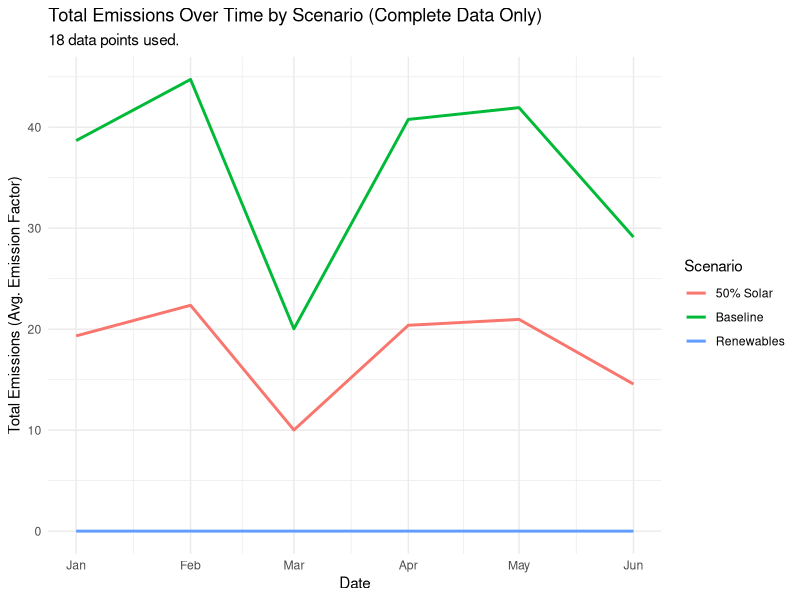
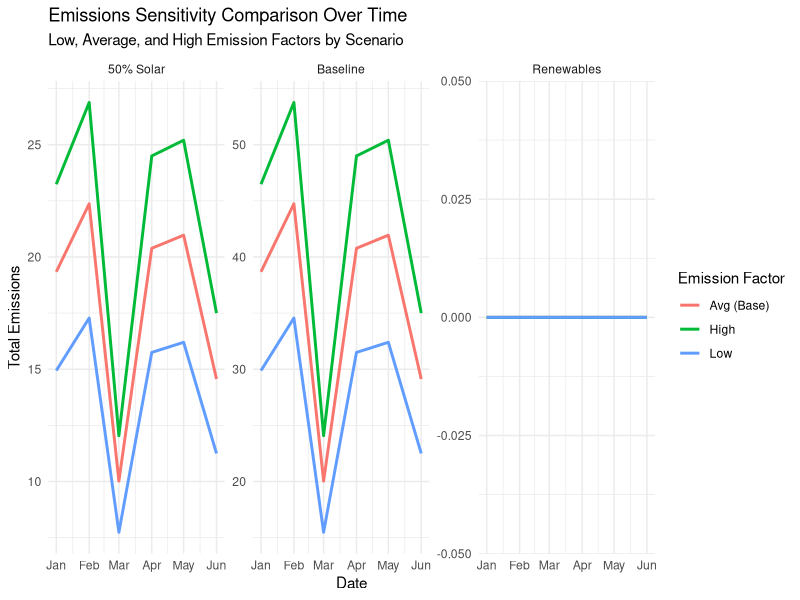
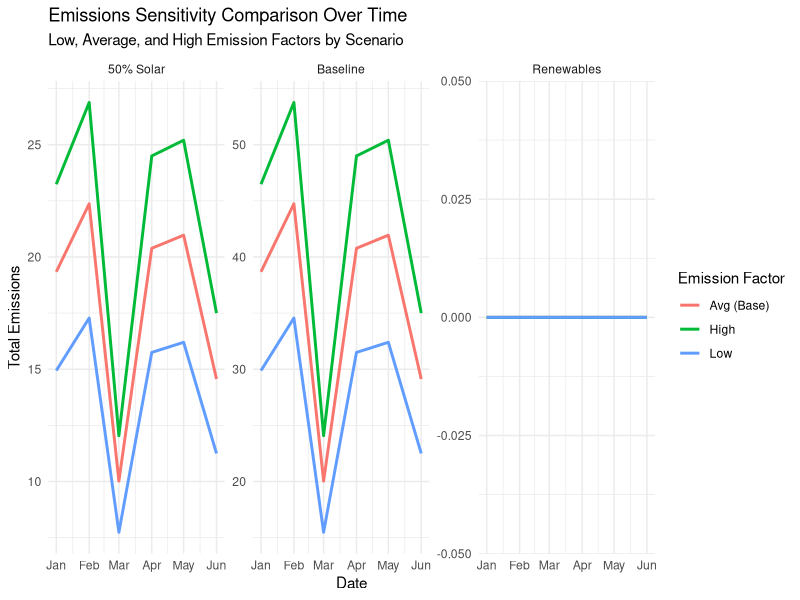

Source code (R) for these figures, in order:

library(tidyverse)
library(lubridate)


library(readr)
EnergyScenario_Sensitivity <- read_csv("CSVs/EnergyScenario_Sensitivity.csv")
View(EnergyScenario_Sensitivity)

show_col_types = FALSE ##Got rid of warning message!

# Clean and prepare the data
df_prepared <- EnergyScenario_Sensitivity %>%
  # 3a. Remove all rows that contain NA values in the columns we care about
  drop_na(Period, `Total Emissions AvgEF`, Scenario) %>% ##
  
  # 3b. Convert 'Period' to a proper date object (YYYY-MM-DD)
  mutate(
    Period = ymd(paste0(Period, "-01"))
  )

# --- DIAGNOSTIC STEP ---

print(glimpse(df_prepared))

# Create the line chart
emissions_plot <- ggplot(
  data = df_prepared,
  aes(
    # Set Period on the x-axis
    x = Period,
    # Set Total Emissions (AvgEF) on the y-axis
    y = `Total Emissions AvgEF`,
    # Use the Scenario to create different colored lines
    color = Scenario
  )
) +
  # Add the line geometry
  geom_line(linewidth = 1) +
  
  # Add informative labels
  labs(
    title = "Total Emissions Over Time by Scenario (Complete Data Only)",
    subtitle = paste0(nrow(df_prepared), " data points used."),
    x = "Date",
    y = "Total Emissions (Avg. Emission Factor)",
    color = "Scenario"
  ) +
  
  # Clean up the appearance
  theme_minimal()

# Display the plot
print(emissions_plot)



df_long <- df_prepared %>%
  # Use the pipe operator to start the pivot
  pivot_longer(
    # Select the three columns you want to combine into one
    cols = c(`Total Emissions LowEF`, `Total Emissions AvgEF`, `Total Emissions HighEF`),
    
    # Create a new column called 'Factor_Type' to store the original column names
    names_to = "Factor_Type",
    
    # Create a new column called 'Emissions' to store the numeric values
    values_to = "Emissions"
  )

print(head(df_long))

emissions_comparison_plot <- ggplot(
  data = df_long,
  aes(
    x = Period,
    y = Emissions,
    # Color the lines based on the new 'Factor_Type' column
    color = Factor_Type
  )
) +
  # Draw the lines
  geom_line(linewidth = 1) +
  
  # Separate the plot into panels, one for each 'Scenario'
  # 'scales = "free_y"' allows the y-axis to be different for each panel,
  # which helps visualize differences when values vary greatly.
  facet_wrap(~ Scenario, scales = "free_y") +
  
  # Add informative labels
  labs(
    title = "Emissions Sensitivity Comparison Over Time",
    subtitle = "Low, Average, and High Emission Factors by Scenario",
    x = "Date",
    y = "Total Emissions",
    color = "Emission Factor" # Relabel the legend title
  ) +
  
  # Apply a clean theme and improve the legend names
  theme_minimal() +
  scale_color_discrete(
    # Define simple labels for the legend
    labels = c("Avg (Base)", "High", "Low") 
  )
theme_minimal()

# Display the final plot
print(emissions_comparison_plot)
ggsave("Emissions_Sensitivity_Comparison_OverTime.png", emissions_comparison_plot, height = 6, width = 10, dpi = 300)
